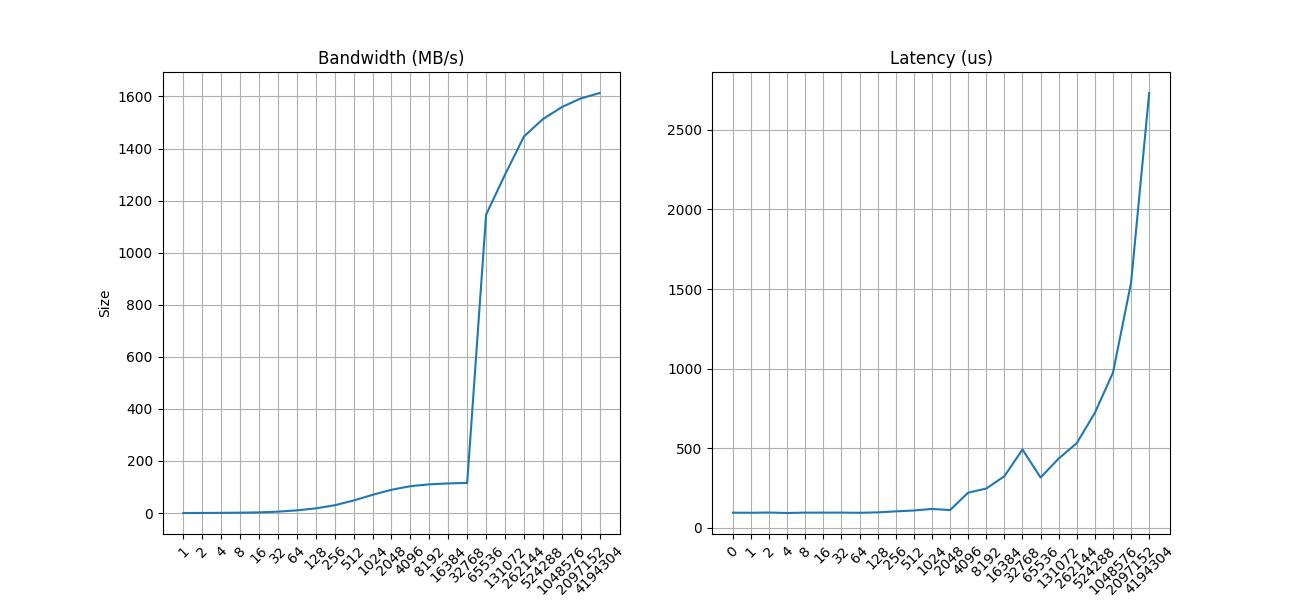

Source code (Python):
import pandas as pd
import matplotlib.pyplot as plt

def read_data_df(file):
    with open(file) as f:
        raw = f.read()
    data = [[x.split(' ')[0], float(x.split(' ')[-1])] for x in raw.splitlines()[2:]]
    df = pd.DataFrame(data)
    df.set_index(0, inplace=True)
    return df

bw = read_data_df('./bandwidth.log')
lat = read_data_df('./latency.log')

fig, axs = plt.subplots(ncols=2, nrows=1, figsize=(13,6))

bw.plot(ax=axs[0], legend=False, grid=True)
lat.plot(ax=axs[1], legend=False, grid=True)

# Set xticks for both subplots
axs[0].set_title('Bandwidth (MB/s)')
axs[0].set_xticks(range(len(bw.index)))
axs[0].set_xticklabels(bw.index, rotation=45)
axs[0].set_xlabel('MB/s')
axs[0].set_ylabel('Size')

axs[1].set_title('Latency (us)')
axs[1].set_xticks(range(len(lat.index)))
axs[1].set_xticklabels(lat.index, rotation=45)
axs[0].set_xlabel('us')
axs[0].set_ylabel('Size')

plt.savefig('plot.jpg')
